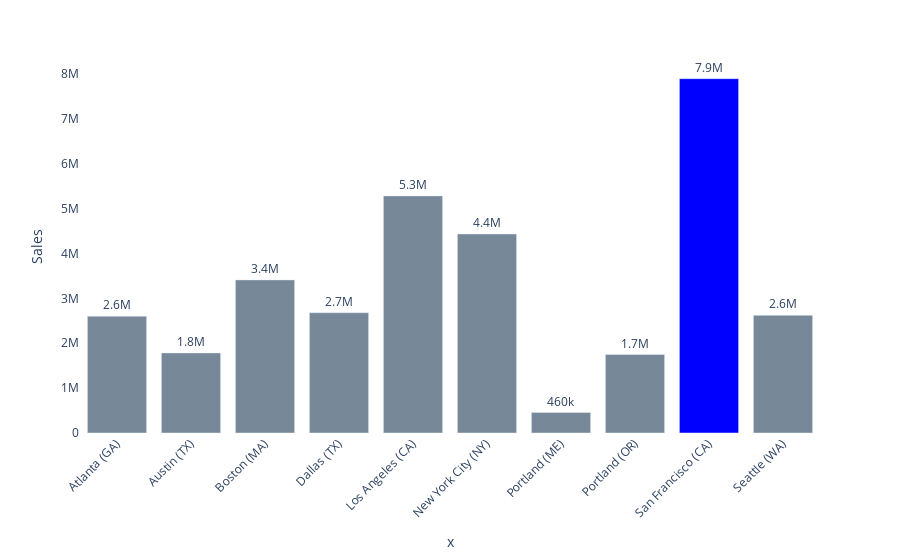

Notebook source saved alongside this figure:
### Code cell
cities = [city for city, df in df.groupby('City')]

colors = ['lightslategray'] * 10

colors[8] = 'blue'


fig = px.bar(sales_in_city, x = cities, y = 'Sales', text = 'Sales')

fig.update_traces( texttemplate='%{text:.2s}', textposition = 'outside',
                 marker_color=colors)

fig.update_layout(uniformtext_minsize = 9)

fig.update_layout(xaxis_tickangle = -45)

fig.update_layout({'plot_bgcolor': 'white',
                  'paper_bgcolor': 'white'})

### Figure 1 — Plotly figure (JSON) as saved in the notebook; plotly's stock layout.template omitted (floating-point values rounded to 4 significant figures)
{"data": [{"alignmentgroup": "True", "hovertemplate": "x=%{x}<br>Sales=%{text}<extra></extra>", "legendgroup": "", "marker": {"color": ["lightslategray", "lightslategray", "lightslategray", "lightslategray", "lightslategray", "lightslategray", "lightslategray", "lightslategray", "blue", "lightslategray"]}, "name": "", "offsetgroup": "", "orientation": "v", "showlegend": false, "text": [2602000.0, 1783000.0, 3411000.0, 2679000.0, 5282000.0, 4434000.0, 456200.0, 1748000.0, 7894000.0, 2622000.0], "textposition": "outside", "texttemplate": "%{text:.2s}", "type": "bar", "x": [" Atlanta (GA)", " Austin (TX)", " Boston (MA)", " Dallas (TX)", " Los Angeles (CA)", " New York City (NY)", " Portland (ME)", " Portland (OR)", " San Francisco (CA)", " Seattle (WA)"], "xaxis": "x", "y": [2602000.0, 1783000.0, 3411000.0, 2679000.0, 5282000.0, 4434000.0, 456200.0, 1748000.0, 7894000.0, 2622000.0], "yaxis": "y"}], "layout": {"barmode": "relative", "legend": {"tracegroupgap": 0}, "margin": {"t": 60}, "paper_bgcolor": "white", "plot_bgcolor": "white", "uniformtext": {"minsize": 9}, "xaxis": {"anchor": "y", "domain": [0, 1], "tickangle": -45, "title": {"text": "x"}}, "yaxis": {"anchor": "x", "domain": [0, 1], "title": {"text": "Sales"}}}}
